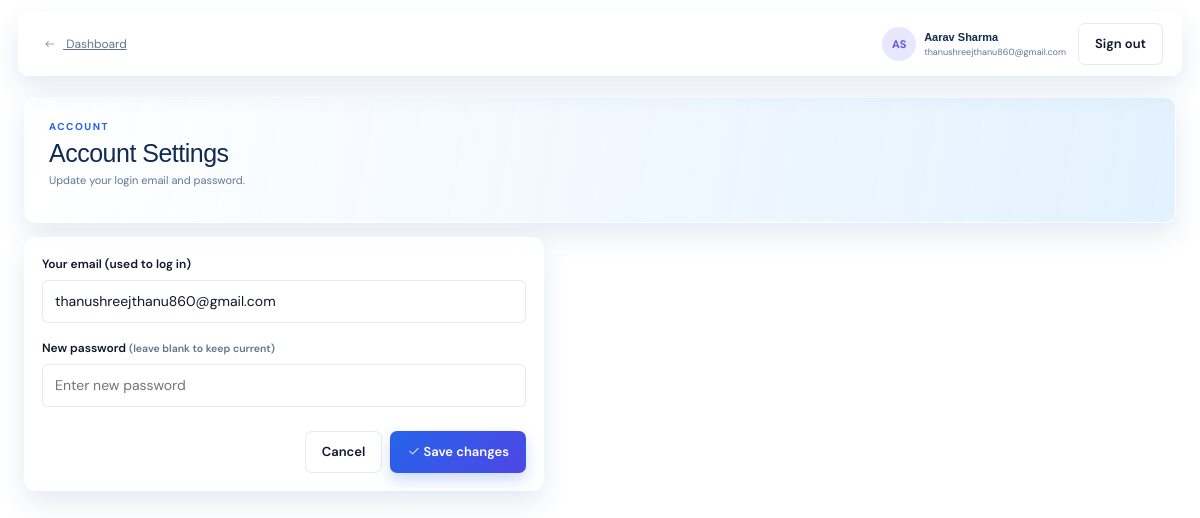
The page /employee/settings (signed in) on the database its author committed.
### tables this page shows
CREATE TABLE employees (id INTEGER PRIMARY KEY AUTOINCREMENT, name TEXT NOT NULL, email TEXT NOT NULL UNIQUE, department TEXT NOT NULL, experience INTEGER NOT NULL DEFAULT 1, profile TEXT DEFAULT '', created_at TEXT DEFAULT CURRENT_TIMESTAMP, current_role TEXT DEFAULT '', password_hash TEXT DEFAULT '');

### app.py (the view, shortened to what this page needs)
@app.route("/employee/settings", methods=["GET", "POST"])
def employee_settings():
    employee = employee_from_session()
    if not employee:
        return redirect(url_for("login", next=request.path))
    error, success = None, None
    employee = row("SELECT id, name, email FROM employees WHERE id=?", (employee["id"],))
    return render_template("employee_settings.html", employee=employee, error=error, success=success)

### app.py (called while the page is built)
@app.context_processor
def inject_globals():
    return {"nav_employee_count": row("SELECT COUNT(*) AS count FROM employees")["count"], "notifications": notifications_data()}

def employee_from_session():
    if not session.get("employee_authenticated") or not session.get("employee_id"):
        return None
    return row("SELECT id, name, email FROM employees WHERE id=?", (session["employee_id"],))

### database.py (called while the page is built)
def connect():
    DB_PATH.parent.mkdir(exist_ok=True)
    connection = sqlite3.connect(DB_PATH)
    connection.row_factory = sqlite3.Row
    connection.execute("PRAGMA foreign_keys = ON")
    return connection

def rows(query, params=()):
    db = connect()
    result = [dict(row) for row in db.execute(query, params).fetchall()]
    db.close()
    return result

def row(query, params=()):
    db = connect()
    result = db.execute(query, params).fetchone()
    db.close()
    return dict(result) if result else None

### templates/employee_settings.html
<!doctype html><html lang="en"><head><meta charset="utf-8"><meta name="viewport" content="width=device-width,initial-scale=1"><title>Account settings | SkillPath AI</title><link href="https://cdn.jsdelivr.net/npm/bootstrap@5.3.3/dist/css/bootstrap.min.css" rel="stylesheet"><link href="https://cdn.jsdelivr.net/npm/bootstrap-icons@1.11.3/font/bootstrap-icons.min.css" rel="stylesheet"><link href="https://fonts.googleapis.com/css2?family=DM+Sans:wght@400;500;600;700&display=swap" rel="stylesheet"><link rel="stylesheet" href="{{ url_for('static', filename='css/style.css') }}"><link rel="stylesheet" href="{{ url_for('static', filename='css/reference-theme.css') }}"></head><body><main class="main-content"><header class="topbar"><div class="crumb"><a href="{{ url_for('employee_dashboard') }}" class="muted"><i class="bi bi-arrow-left"></i> Dashboard</a></div><div class="top-actions"><div class="user-profile"><div class="avatar">{{ employee.name[:1] }}{{ employee.name.split()[-1][:1] }}</div><div><strong>{{ employee.name }}</strong><small>{{ employee.email }}</small></div></div><a class="btn btn-light btn-sm" href="{{ url_for('logout') }}">Sign out</a></div></header><div class="page-content"><div class="page-heading"><div><span class="eyebrow">ACCOUNT</span><h1>Account Settings</h1><p class="muted">Update your login email and password.</p></div></div>{% if error %}<div class="alert alert-danger">{{ error }}</div>{% endif %}{% if success %}<div class="alert alert-success">{{ success }}</div>{% endif %}<section class="panel form-panel" style="max-width:520px"><form method="post"><label for="email">Your email (used to log in)</label><input id="email" name="email" type="email" value="{{ employee.email }}" required><label class="mt-3" for="password">New password <small class="muted">(leave blank to keep current)</small></label><input id="password" name="password" type="password" placeholder="Enter new password"><div class="d-flex justify-content-end gap-2 mt-4"><a class="btn btn-light" href="{{ url_for('employee_dashboard') }}">Cancel</a><button class="btn btn-primary" type="submit"><i class="bi bi-check2"></i> Save changes</button></div></form></section></div></main></body></html>

### static/css/style.css (style rules this page uses)
:root { --ink:#202033;--muted:#85859a;--line:#e9e8f0;--surface:#fff;--bg:#f7f7fb;--primary:#6256d9;--primary-dark:#4d42bd;--purple-soft:#eeecff;--green:#35ad8b;--orange:#f2a13a;--red:#e66a68 }
* { box-sizing:border-box }
body { margin:0;background:url('https://i.pinimg.com/1200x/1c/08/a1/1c08a17749ef69aeb0ad5e469f33d46f.jpg') center/cover fixed no-repeat;color:var(--ink);font-family:'DM Sans',sans-serif;font-size:14px }
h1,h2,h3,strong,.brand { font-family:'Space Grotesk',sans-serif }
h1 { font-size:32px;letter-spacing:-.5px;margin:5px 0 8px }
p { line-height:1.55 }
.muted { color:var(--muted) }
.eyebrow { display:inline-block;font-size:10px;font-weight:700;letter-spacing:1.5px;color:var(--primary) }
.main-content { min-width:0;flex:1 }
.topbar { height:72px;background:#fff;border-bottom:1px solid var(--line);display:flex;align-items:center;justify-content:space-between;padding:0 42px }
.crumb { color:#a5a4b2;font-size:12px }
.crumb i { margin:0 8px;font-size:10px }
.top-actions { display:flex;align-items:center;gap:20px }
.avatar { background:#e9e6ff;color:#6357d8;border-radius:50%;width:34px;height:34px;display:grid;place-items:center;font-size:11px;font-weight:700 }
.page-content { padding:38px 42px;max-width:1500px }
.page-heading,.profile-hero { display:flex;justify-content:space-between;align-items:flex-end;margin-bottom:30px }
.btn { border-radius:7px;padding:10px 16px;font-weight:600;font-size:13px }
.btn-primary { background:var(--primary);border-color:var(--primary) }
.btn-light { background:#fff;border:1px solid var(--line);color:var(--ink) }
.metric-card,.panel { background:var(--surface);border:1px solid var(--line);border-radius:10px;box-shadow:0 3px 14px rgba(38,36,78,.025) }
.panel { padding:24px }
.search-box input,input,select,textarea { border:1px solid var(--line);border-radius:6px;background:#fff;padding:10px 12px;width:100%;font:inherit;color:var(--ink);outline:none }
label { display:block;font-size:12px;font-weight:600;margin-bottom:7px }
:root { --ink:#0f172a;--muted:#64748b;--line:rgba(148,163,184,.22);--surface:rgba(255,255,255,.86);--bg:#f1f7fc;--primary:#2563eb;--primary-dark:#1d4ed8;--purple-soft:#eef2ff;--green:#10b981;--orange:#f59e0b;--red:#ef4444;--cyan:#06b6d4;--navy:#0f172a }
.topbar { background:rgba(255,255,255,.76);backdrop-filter:blur(16px);-webkit-backdrop-filter:blur(16px);border-bottom:1px solid rgba(148,163,184,.2);box-shadow:0 4px 20px rgba(15,23,42,.04) }
.panel,.metric-card,.role-card,.resource-card,.profile-hero,.table-panel { background:var(--surface);backdrop-filter:blur(14px);-webkit-backdrop-filter:blur(14px);border:1px solid rgba(255,255,255,.75);box-shadow:0 10px 26px rgba(15,23,42,.055);border-radius:16px;transition:box-shadow .2s ease,transform .2s ease,border-color .2s ease }
.btn-primary { background:linear-gradient(135deg,#2563eb,#4f46e5);border-color:transparent;box-shadow:0 7px 16px rgba(37,99,235,.2);transition:transform .2s ease,box-shadow .2s ease }

### rows shown on the page
employees: name "A", name "S", name "Aarav Sharma", email "thanushreejthanu860@gmail.com"
